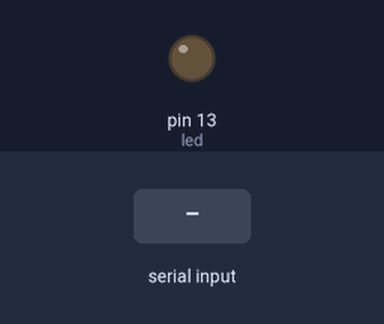
Simulated run of this sketch. Board: Arduino Uno, built with avr-gcc and run on an emulated ATmega328P. Shown: output pins drawn as LEDs (lit = HIGH). The inputs (shaded band) are chosen by the test bench.

Above: at 1.2 s.
1.3 s: "1" received over Serial
At 2.0 s:
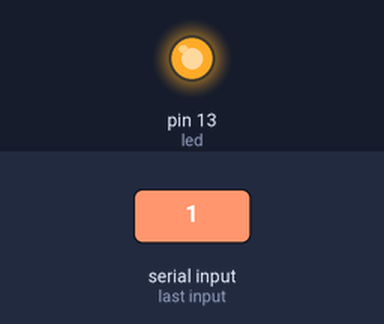
2.8 s: "0" received over Serial
At 3.1 s:
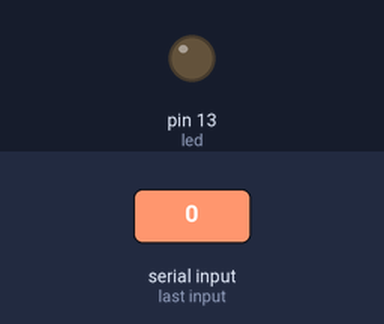
Timing chart, 0 to 5.8 s (numbered marks = the images above; inputs shaded):
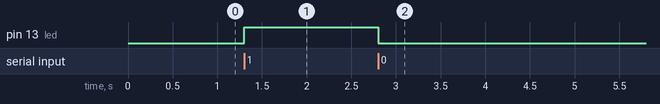

Measured:
- after the input at 1.3 s, pin 13 (led): LOW → HIGH at once
- after the input at 2.8 s, pin 13 (led): HIGH → LOW at once

The sketch:

led_blink.ino
```cpp
int led = 13;
char mydata=0;
// the setup routine runs once when you press reset:
void setup() {
  // initialize the digital pin as an output.
  pinMode(led, OUTPUT);
    Serial.begin(9600);
}
// the loop routine runs over and over again forever:
void loop() {
   mydata = int(Serial.read());

if (mydata=='1')
  digitalWrite(led, HIGH);   // turn the LED on (HIGH is the voltage level)

  if(mydata=='0')
  digitalWrite(led, LOW);    // turn the LED off by making the voltage LOW
}
```
